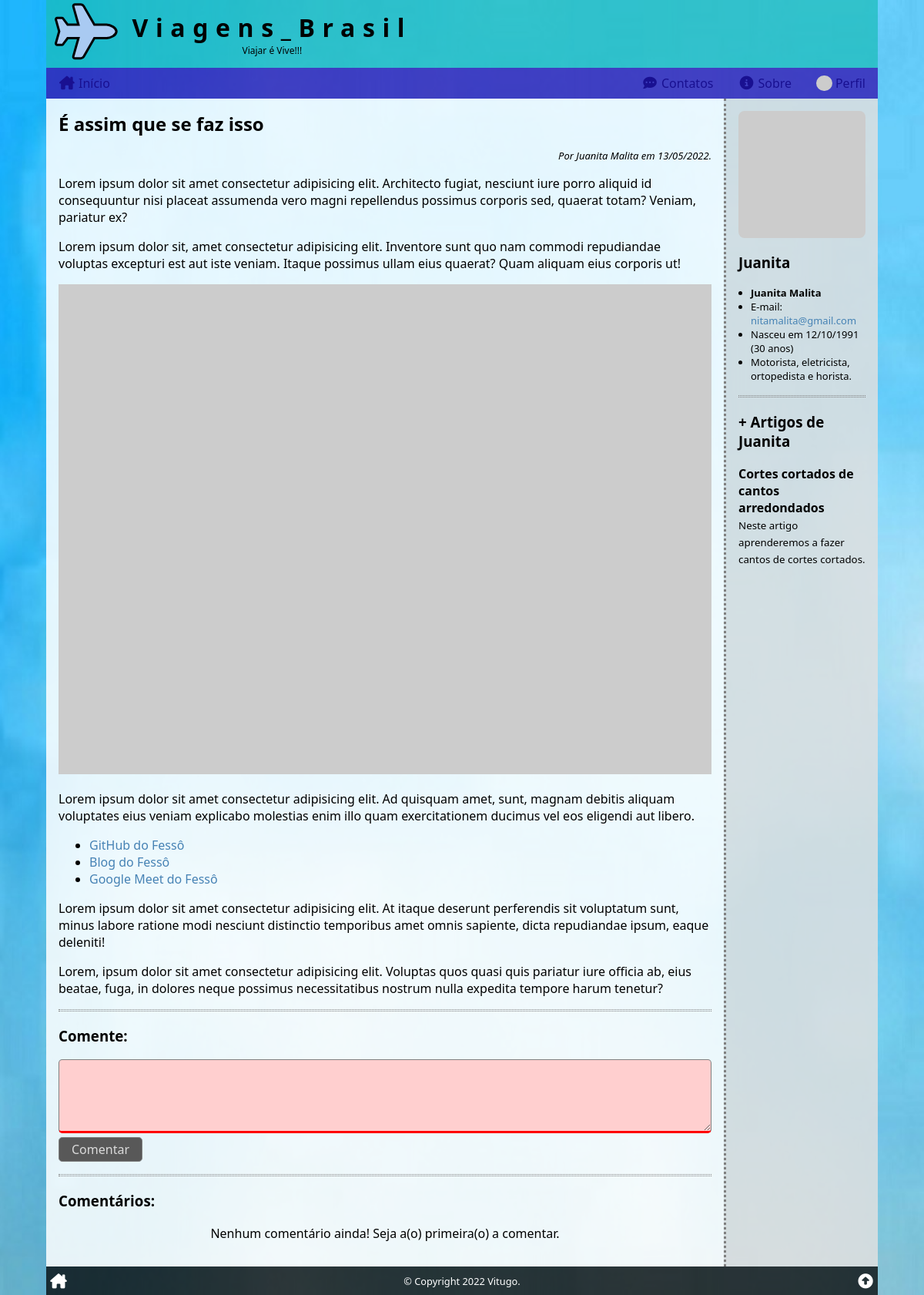
Screenshot of /ler/?id=1 (signed in) with the database file from the repository.
### tables this page shows
CREATE TABLE articles (
    art_id INT PRIMARY KEY AUTO_INCREMENT,
    art_title VARCHAR(127),
    art_intro VARCHAR(255),
    art_thumb VARCHAR(255),
    art_content TEXT,
    art_author INT,
    art_date TIMESTAMP DEFAULT CURRENT_TIMESTAMP,
    art_status ENUM('on', 'off', 'deleted') DEFAULT 'on',
    FOREIGN KEY (art_author) REFERENCES users (user_id)
);

CREATE TABLE users (
    user_id INT PRIMARY KEY AUTO_INCREMENT,
    user_name VARCHAR(255),
    user_email VARCHAR(255),
    user_birth DATE,
    user_photo VARCHAR(255),
    user_date TIMESTAMP DEFAULT CURRENT_TIMESTAMP,
    user_profile TEXT,
    user_password VARCHAR(255),
    user_type ENUM('user', 'author', 'admin') DEFAULT 'user',
    user_status ENUM('on', 'off', 'deleted') DEFAULT 'on'
);

### _config.php (called while the page is built, shortened)
<?php
function get_years_old($birth)
{
    $n = array(date('Y'), date('m'), date('d'));
    $b = explode('-', $birth);
    $yo = $n[0] - $b[0];
    if ($n[1] < $b[1]) {
        $yo--;
    } elseif ($n[1] == $b[1] and $n[2] <= $b[2]) {
        $yo--;
    }
    return $yo;
}

### ler/index.php (the view, shortened to what this page needs)
<?php
require($_SERVER['DOCUMENT_ROOT'] . '/_config.php');
$comment_list = '';
if (isset($_GET['id'])) $id = intval($_GET['id']);
else $id = 0;
$sql = <<<SQL
SELECT *,
	    -- DATE_FORMAT(art_date, '%d/%m/%Y às %H:%i') AS date_br,
        DATE_FORMAT(art_date, '%d/%m/%Y') AS date_br,
        DATE_FORMAT(user_birth, '%d/%m/%Y') AS birth_br
    FROM `articles`
INNER JOIN `users` ON art_author = user_id
WHERE art_id = '{$id}'
    AND art_status = 'on'
    AND art_date <= NOW();
SQL;
$res = $conn->query($sql);
$artigo = $res->fetch_assoc();
$html_article = <<<HTML
<h2>{$artigo['art_title']}</h2>
<div class="author-date">
    Por {$artigo['user_name']} em {$artigo['date_br']}.
</div>
<div>{$artigo['art_content']}</div>
HTML;
$nome = explode(' ', $artigo['user_name'])[0];
$idade = get_years_old($artigo['user_birth']);
$html_author = <<<HTML
<div class="author-meta">
    <img src="{$artigo['user_photo']}" alt="{$artigo['user_name']}">
    <h3>{$nome}</h3>
    <ul>
        <li><strong>{$artigo['user_name']}</strong></li>
        <li>E-mail: <a href="mailto:{$artigo['user_email']}" target="_blank">{$artigo['user_email']}</a></li>
        <li>Nasceu em {$artigo['birth_br']} ({$idade} anos)</li>
        <li>{$artigo['user_profile']}</li>
    </ul>
</div>
HTML;
$sql = <<<SQL
SELECT art_id, art_title, art_intro
FROM `articles`
WHERE art_author = '{$artigo['user_id']}'
    AND art_id != '{$artigo['art_id']}'
	AND art_status = 'on'
    AND art_date <= NOW()
ORDER BY RAND()
LIMIT 4;
SQL;
$res = $conn->query($sql);
if ($res->num_rows > 0) :
    $html_author .= <<<HTML
<div class="author-articles">
    <hr class="divider">
    <h3>+ Artigos de {$nome}</h3>
HTML;
    while ($mais_artigos = $res->fetch_assoc()) :
        $html_author .= <<<HTML
    <div class="author-article" onclick="location.href='/ler/?id={$mais_artigos['art_id']}'">
        <h4>{$mais_artigos['art_title']}</h4>
        <small>{$mais_artigos['art_intro']}</small>
    </div>
HTML;
    endwhile;
    $html_author .= "</div>";
endif;
$sql = <<<SQL
SELECT comments.*, users.user_name, users.user_photo,
DATE_FORMAT(cmt_date, '%d/%m/%Y às %H:%i') AS cmt_date_br
 FROM comments
 INNER JOIN users ON cmt_author = user_id
WHERE cmt_article = '{$id}'
AND cmt_status = 'on'
ORDER BY cmt_date DESC;
SQL;
$res = $conn->query($sql);
if ($res->num_rows > 0) :
    while ($cmt = $res->fetch_assoc()) :
        $comment_list .= <<<HTML
     <div class="comment">
        <div class="comment-meta">
            Por {$cmt['user_name']} em {$cmt['cmt_date_br']}.
        </div>
        {$cmt['cmt_comment']}
     </div>
HTML;
    endwhile;
else :
    $comment_list = '<p class="text-center">Nenhum comentário ainda! Seja a(o) primeira(o) a comentar.</p>';
endif;
if (isset($_COOKIE['user']))
    $comment_form = true;
else
    $comment_form = false;
require($_SERVER['DOCUMENT_ROOT'] . '/_header.php');
?>
<section>
    <?php
    echo $html_article;
    ?>
    <hr class="divider">
    <?php if ($comment_form) : ?>
        <h3>Comente:</h3>
        <form action="<?php echo htmlspecialchars($_SERVER["PHP_SELF"]) . '?id=' . $id; ?>" method="post">
            <p>
                <textarea name="comment" id="comment" required></textarea>
                <button type="submit">Comentar</button>
            </p>
        </form>
        <hr class="divider">
    <?php endif; ?>
    <h3>Comentários:</h3>
    <?php echo $comment_list; ?>
</section>
<aside>
    <?php
    echo $html_author;
    ?>
</aside>
<?php
require($_SERVER['DOCUMENT_ROOT'] . '/_footer.php');

### ler/style.css (style rules this page uses)
.author-date { margin-top: 1rem; font-size: small; text-align: right; font-style: italic; }
section img { width: 100%; max-width: auto; }
.author-meta img { display: block; width: 100%; max-width: 200px; margin: auto; border-radius: .5rem; }
.author-meta ul { font-size: small; margin: 0; padding-left: 1rem; }
.author-article { cursor: pointer; margin-bottom: 1rem; }
.author-article:last-child { margin-bottom: 0; }
.author-article h4 { margin: 0; }

### style.css (style rules this page uses)
* { box-sizing: border-box; outline: none; transition: .2s; }
html, body { position: relative; width: 100%; height: 100%; padding: 0; margin: 0; font-family: 'Segoe UI', Tahoma, Geneva, Verdana, sans-serif; font-size: 16px; }
a { color: steelblue; text-decoration: none; }
header, nav, section, article, main, aside, footer { display: block; }
body { background-color: rgb(170, 170, 170); background-attachment: fixed; background-image: url('/img/blue light d.jpg'); background-position: center; background-repeat: no-repeat; background-size: cover; }
.wrap>main>section, .wrap>main>aside { padding: 1rem; }
.wrap>main>section { flex-grow: 1; background-color: rgba(255, 255, 255, .85); }
.wrap>main>aside { border-top: 3px dotted grey; background: rgba(224, 224, 224, .85); }
.wrap>main>section>h2:first-child, .wrap>main>aside>h3:first-child { margin: 0; }
.text-center { text-align: center; }
hr.divider { border: none; border-top: 1px dotted grey; border-bottom: 1px dotted grey; height: 3px; margin: 1rem 0; }
form input, form textarea, form button, form button[onclick] { font-family: inherit; font-size: inherit; padding: .25rem .5rem; border: 1px solid grey; border-radius: .3rem; }
form input, form textarea { width: 100%; }
form textarea { height: 6rem; resize: vertical; }
form button, form button[onclick] { background: steelblue; color: white; cursor: pointer; padding-left: 1rem; padding-right: 1rem; }
form input:invalid, form textarea:invalid { background: rgb(255, 207, 207); border-bottom: 3px solid red; }
form:invalid button { background: rgb(88, 88, 88); color: rgb(219, 219, 219); cursor: not-allowed; }
@media (min-width: 768px) { .wrap>main>aside { border-top: none; border-left: 3px dotted grey; flex: 0 0 200px; } }

### rows the page displays
articles: art_title "É assim que se faz isso", art_author.user_name "Juanita Malita", art_content "Lorem ipsum dolor sit amet consectetur adipisicing elit. Architecto fugiat, nesciunt iure porro aliquid id consequuntur nisi placeat assumenda vero magni repellendus possimus corporis sed, quaerat totam? Veniam, pariatur ex? Lorem ipsum dolor sit, amet consectetur adipisicing elit. Inventore sunt quo nam commodi repudiandae voluptas excepturi est aut iste veniam. Itaque possimus ullam eius quaerat? Quam aliquam eius corporis ut! Lorem ipsum dolor sit amet consectetur adipisicing elit. Ad quisquam amet, sunt, magnam debitis aliquam voluptates eius veniam explicabo molestias enim illo quam exercitationem ducimus vel eos eligendi aut libero. GitHub do Fessô Blog do Fessô Google Meet do Fessô…", art_author.user_name "Juanita", art_author.user_email "nitamalita@gmail.com", art_author.user_birth "30", art_author.user_profile "Motorista, eletricista, ortopedista e horista."
articles: art_title "Cortes cortados de cantos arredondados", art_intro "Neste artigo aprenderemos a fazer cantos de cortes cortados."

### other values shown
$artigo['date_br'] "13/05/2022"
$artigo['birth_br'] "12/10/1991"
